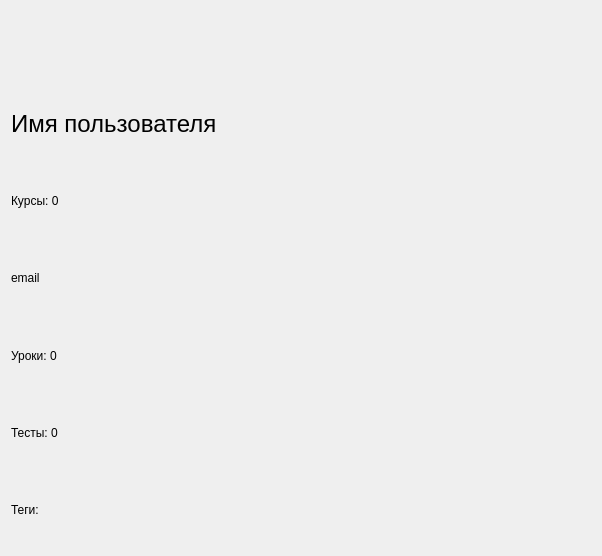
<?xml version="1.0" encoding="UTF-8"?>
<ui version="4.0">
 <class>ProsmotrProfile</class>
 <widget class="QFrame" name="ProsmotrProfile">
  <property name="geometry">
   <rect>
    <x>0</x>
    <y>0</y>
    <width>602</width>
    <height>556</height>
   </rect>
  </property>
  <property name="windowTitle">
   <string>Frame</string>
  </property>
  <layout class="QVBoxLayout" name="verticalLayout">
   <item>
    <widget class="QLabel" name="avatarLabel">
     <property name="text">
      <string/>
     </property>
    </widget>
   </item>
   <item>
    <widget class="QLabel" name="usernameLabel">
     <property name="font">
      <font>
       <pointsize>18</pointsize>
      </font>
     </property>
     <property name="text">
      <string>Имя пользователя</string>
     </property>
    </widget>
   </item>
   <item>
    <widget class="QLabel" name="completedCoursesLabel">
     <property name="text">
      <string>Курсы: 0</string>
     </property>
    </widget>
   </item>
   <item>
    <widget class="QLabel" name="emailLabel">
     <property name="text">
      <string>email</string>
     </property>
    </widget>
   </item>
   <item>
    <widget class="QLabel" name="completedLessonsLabel">
     <property name="text">
      <string>Уроки: 0</string>
     </property>
    </widget>
   </item>
   <item>
    <widget class="QLabel" name="completedTestsLabel">
     <property name="text">
      <string>Тесты: 0</string>
     </property>
    </widget>
   </item>
   <item>
    <widget class="QLabel" name="tegsLabel">
     <property name="text">
      <string>Теги: </string>
     </property>
    </widget>
   </item>
  </layout>
 </widget>
 <resources/>
 <connections/>
</ui>
